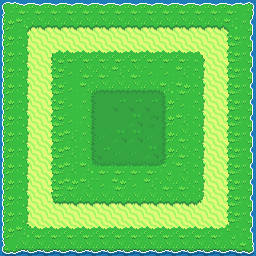

Below is a game level as drawn by its tile map, then a one-line description and the .tmx file that defines it, in full:
An orthogonal 16x16 tile map with 16x16 px tiles, 2 tile layers (base, top).

<map version="1.2" tiledversion="1.2.0" orientation="orthogonal" renderorder="left-up" width="16" height="16" tilewidth="16" tileheight="16" infinite="0" nextlayerid="3" nextobjectid="1">
 <tileset firstgid="1" source="tile1.tsx" />
 <layer id="1" name="base" width="16" height="16">
  <data encoding="csv">
363,324,324,324,324,324,324,324,324,324,324,324,324,324,324,364,
285,406,368,408,409,368,408,406,409,406,409,366,366,409,366,283,
285,408,368,408,369,369,369,406,409,408,368,406,406,408,369,283,
285,369,406,369,409,408,409,406,409,406,406,366,366,366,366,283,
285,408,369,368,406,366,366,368,369,406,406,368,406,368,406,283,
285,366,406,406,406,366,366,409,408,366,409,408,408,368,369,283,
285,366,369,366,409,409,369,408,408,368,406,406,409,409,406,283,
285,406,366,409,406,406,408,406,409,409,408,368,406,409,369,283,
285,368,408,408,368,368,409,406,368,368,366,369,408,406,406,283,
285,409,368,366,368,406,409,369,409,366,366,366,366,369,406,283,
285,408,368,366,368,408,369,409,369,406,406,368,366,406,369,283,
285,366,368,368,408,368,406,408,409,368,369,369,366,409,409,283,
285,409,408,406,366,369,409,409,406,366,408,408,368,366,368,283,
285,408,369,409,369,409,406,368,368,408,368,366,409,409,366,283,
285,369,408,369,366,408,408,406,368,366,369,368,409,368,366,283,
403,244,244,244,244,244,244,244,244,244,244,244,244,244,244,404
</data>
 </layer>
 <layer id="2" name="top" width="16" height="16">
  <data encoding="csv">
0,0,0,0,0,0,0,0,0,0,0,0,0,0,0,0,
0,121,122,122,122,122,122,122,122,122,122,122,122,122,123,0,
0,161,162,162,162,162,162,162,162,162,162,162,162,162,163,0,
0,161,162,241,202,202,202,202,202,202,202,202,242,162,163,0,
0,161,162,163,0,0,0,0,0,0,0,0,161,162,163,0,
0,161,162,163,0,1175,1176,1176,1176,1176,1177,0,161,162,163,0,
0,161,162,163,0,1215,1216,1178,1178,1178,1217,0,161,162,163,0,
0,161,162,163,0,1215,1216,1216,1218,1179,1217,0,161,162,163,0,
0,161,162,163,0,1215,1219,1218,1218,1219,1217,0,161,162,163,0,
0,161,162,163,0,1215,1178,1219,1219,1218,1217,0,161,162,163,0,
0,161,162,163,0,1255,1256,1256,1256,1256,1257,0,161,162,163,0,
0,161,162,163,0,0,0,0,0,0,0,0,161,162,163,0,
0,161,162,281,122,122,122,122,122,122,122,122,282,162,163,0,
0,161,162,162,162,162,162,162,162,162,162,162,162,162,163,0,
0,201,202,202,202,202,202,202,202,202,202,202,202,202,203,0,
0,0,0,0,0,0,0,0,0,0,0,0,0,0,0,0
</data>
 </layer>
</map>
